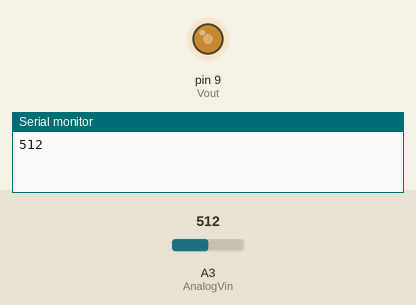
Recording of a sketch running on a simulated Arduino Uno, built with avr-gcc and run on an emulated ATmega328P. Shown: output pins drawn as LEDs (lit = HIGH), the last lines printed to the serial monitor. The inputs (shaded band) are chosen by the test bench; at power-on: A3 (AnalogVin) = 512.

Above: at 0.05 s.
At 8.18 s:
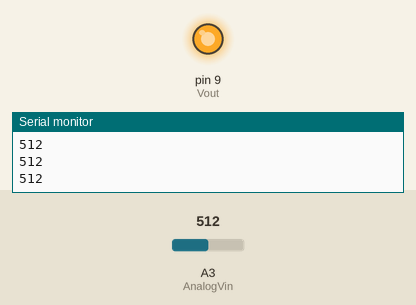
At 26.5 s:
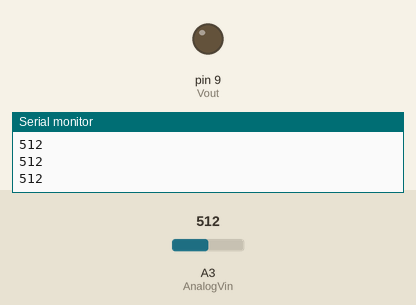
At 39.53 s:
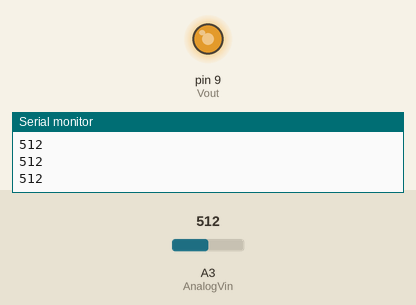
Timing chart, 0 to 40.0 s (numbered marks = the images above):
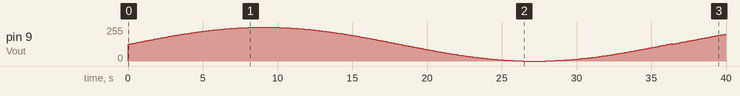

Measured:
- by itself, pin 9 (Vout): 0/255 → 127/255 at 0.00 s, → 129/255 0.10 s later, → 131/255 0.10 s later, → 133/255 0.10 s later, … (343 changes in this stretch)

The sketch:

VariableVout.ino
```cpp
int Vout = 9;      // Voltage out to digital pin 9

int AnalogVin = 3;   // potentiometer connected to analog pin 3

int val = 0;         // variable to store the read value
int count=0;        //counting varialbe
double vScale=0;

float pi=0;


void setup()

{

  Serial.begin(9600);
  pinMode(Vout, OUTPUT);   // sets the pin as output

}


void loop()

{

  pi=(float)count/360*2*3.14;
  //Serial.println(pi);
  vScale=127*sin(pi)+ 127;
  //Serial.println(vScale);
  analogWrite(Vout, (int)vScale);  // analogRead values go from 0 to 1023, analogWrite values from 0 to 255
  val = analogRead(AnalogVin);   // read the input pin
  Serial.println(val);
  if (count <361){
    count++;
  }
  else{
    count=0;
  }

  delay(100);

}
```
